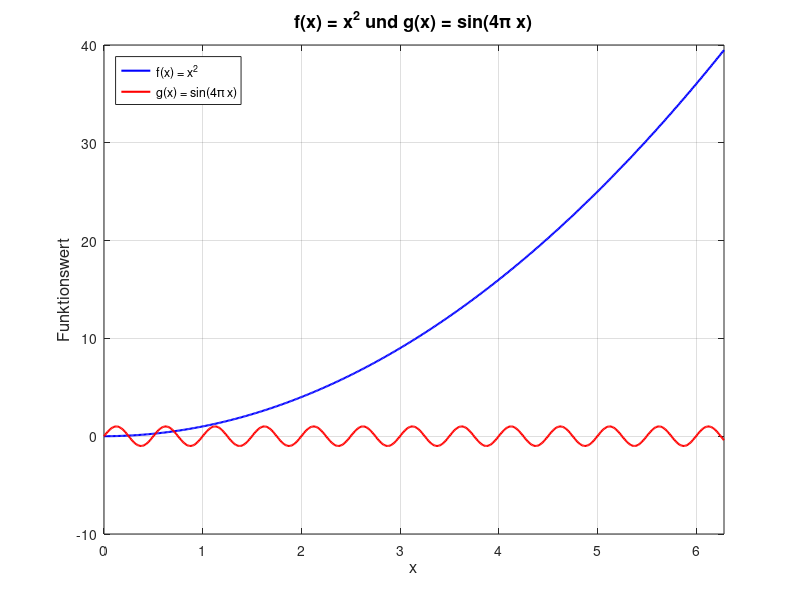

Reproduce this figure in MATLAB.
% Musterlsung Programmierblatt 1, Aufgabe 1
%% Matlab vorbereiten
% Downloade "programme" von Ilias, unzipen
% ffne in matlab den Ordner "programme/numa1/aufgaben"
% Kopiere Ordner "BlattX_Vorlage" und benenne diesen "Blatt1"
% ffne und starte darin das file "openfileset.m" -> fenster ffnen sich
% Starte "startup.m" -> wichtige pfade sind gesetzt

%% Vorbereiten
clear all; % Loescht den Workspace
close all; % Schliesst alle Fenster
format compact % Kompakte Ausgabe
disp('Workspace cleared')
%% Aufgabe 1
% Konsole oben rechts "undocken" und folgendes in Konsole eingeben
1+3*2-1/2*4 % ENTER ergibt output 5
%% Aufgabe 2 
a = 5
b = 12
a*b
a/b
%% Aufgabe 3
x = [1;2;3]; % Spaltenvektor
y = [4;5;6];
x.*y % komponentenweise
x./y 
%% Aufgabe 4
B = ones(4,3)
%% Aufgabe 5
A = [-2,1,0;1,-2,1;0,1,-2];
b = ones(3,1);
x = A\b % =[-1.5;-2;-1.5]
%% Aufgabe 6
a = 0;
b = 1;
h = 0.1;
format short;
x1 = a:h:b
n = (b - a)/h + 1;   % Anzahl der Punkte
x2 = linspace(a, b, n)
% class(x1) % Ist keine Liste sondern Instanz der Klasse 'double' 
%% Aufgabe 7
% Darstellung von f(x) = x^2 und g(x) = sin(4*pi*x) auf [0, 2*pi]
x = linspace(0, 2*pi, 500);
f = x.^2;
g = sin(4*pi*x);

% Plot
figure
plot(x, f, 'b-', 'LineWidth', 1.5);
hold on
plot(x, g, 'r-', 'LineWidth', 1.5);
hold off
xlabel('x', 'FontSize', 12)
ylabel('Funktionswert', 'FontSize', 12)
title('f(x) = x^2 und g(x) = sin(4\pi x)', 'FontSize', 13)
legend('f(x) = x^2', 'g(x) = sin(4\pi x)', 'Location', 'northwest')
grid on
xlim([0 2*pi])
